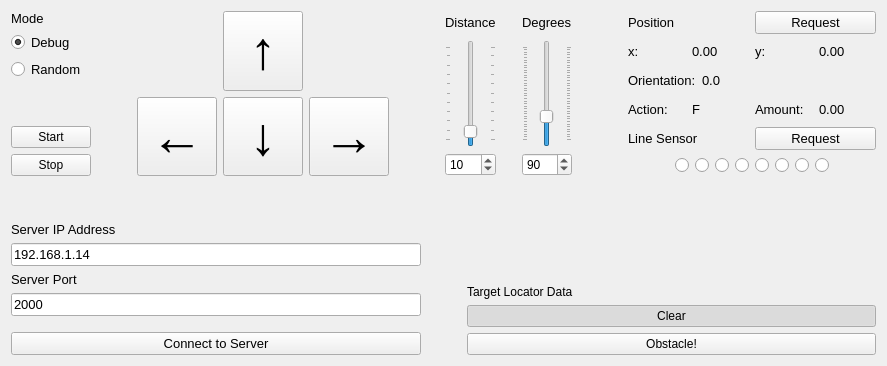
      <widget class="QWidget" name="tab_main">
       <attribute name="title">
        <string>Main</string>
       </attribute>
       <layout class="QGridLayout" name="gridLayout_2">
        <item row="0" column="0">
         <layout class="QVBoxLayout" name="verticalLayout" stretch="10,0,0">
          <item>
           <layout class="QHBoxLayout" name="horizontalLayout" stretch="0,0,1,0,0,0,0,0">
            <property name="bottomMargin">
             <number>0</number>
            </property>
            <item>
             <layout class="QVBoxLayout" name="verticalLayout_7">
              <property name="leftMargin">
               <number>0</number>
              </property>
              <item>
               <widget class="QLabel" name="lbl_mode">
                <property name="font">
                 <font>
                  <pointsize>10</pointsize>
                 </font>
                </property>
                <property name="frameShape">
                 <enum>QFrame::NoFrame</enum>
                </property>
                <property name="frameShadow">
                 <enum>QFrame::Plain</enum>
                </property>
                <property name="text">
                 <string>Mode</string>
                </property>
               </widget>
              </item>
              <item>
               <widget class="QRadioButton" name="rb_debug">
                <property name="font">
                 <font>
                  <pointsize>10</pointsize>
                 </font>
                </property>
                <property name="text">
                 <string>Debug</string>
                </property>
                <property name="checked">
                 <bool>true</bool>
                </property>
               </widget>
              </item>
              <item>
               <widget class="QRadioButton" name="rb_random">
                <property name="font">
                 <font>
                  <pointsize>10</pointsize>
                 </font>
                </property>
                <property name="text">
                 <string>Random</string>
                </property>
               </widget>
              </item>
              <item>
               <spacer name="verticalSpacer">
                <property name="orientation">
                 <enum>Qt::Vertical</enum>
                </property>
                <property name="sizeHint" stdset="0">
                 <size>
                  <width>20</width>
                  <height>40</height>
                 </size>
                </property>
               </spacer>
              </item>
              <item>
               <widget class="QPushButton" name="pb_start">
                <property name="text">
                 <string>Start</string>
                </property>
               </widget>
              </item>
              <item>
               <widget class="QPushButton" name="pb_stop">
                <property name="text">
                 <string>Stop</string>
                </property>
               </widget>
              </item>
             </layout>
            </item>
            <item>
             <spacer name="horizontalSpacer">
              <property name="orientation">
               <enum>Qt::Horizontal</enum>
              </property>
              <property name="sizeHint" stdset="0">
               <size>
                <width>40</width>
                <height>20</height>
               </size>
              </property>
             </spacer>
            </item>
            <item>
             <layout class="QGridLayout" name="gridLayout">
              <item row="3" column="0">
               <widget class="QPushButton" name="pb_left">
                <property name="sizePolicy">
                 <sizepolicy hsizetype="Minimum" vsizetype="Minimum">
                  <horstretch>0</horstretch>
                  <verstretch>0</verstretch>
                 </sizepolicy>
                </property>
                <property name="font">
                 <font>
                  <pointsize>40</pointsize>
                 </font>
                </property>
                <property name="text">
                 <string>←</string>
                </property>
               </widget>
              </item>
              <item row="3" column="3">
               <widget class="QPushButton" name="pb_right">
                <property name="sizePolicy">
                 <sizepolicy hsizetype="Minimum" vsizetype="Minimum">
                  <horstretch>0</horstretch>
                  <verstretch>0</verstretch>
                 </sizepolicy>
                </property>
                <property name="font">
                 <font>
                  <pointsize>40</pointsize>
                 </font>
                </property>
                <property name="text">
                 <string>→</string>
                </property>
               </widget>
              </item>
              <item row="1" column="2">
               <widget class="QPushButton" name="pb_forward">
                <property name="sizePolicy">
                 <sizepolicy hsizetype="Minimum" vsizetype="Minimum">
                  <horstretch>0</horstretch>
                  <verstretch>0</verstretch>
                 </sizepolicy>
                </property>
                <property name="font">
                 <font>
                  <pointsize>40</pointsize>
                 </font>
                </property>
                <property name="autoFillBackground">
                 <bool>false</bool>
                </property>
                <property name="text">
                 <string>↑</string>
                </property>
                <property name="flat">
                 <bool>false</bool>
                </property>
               </widget>
              </item>
              <item row="3" column="2">
               <widget class="QPushButton" name="pb_back">
                <property name="sizePolicy">
                 <sizepolicy hsizetype="Minimum" vsizetype="Minimum">
                  <horstretch>0</horstretch>
                  <verstretch>0</verstretch>
                 </sizepolicy>
                </property>
                <property name="font">
                 <font>
                  <pointsize>40</pointsize>
                  <weight>50</weight>
                  <bold>false</bold>
                  <kerning>true</kerning>
                 </font>
                </property>
                <property name="layoutDirection">
                 <enum>Qt::LeftToRight</enum>
                </property>
                <property name="text">
                 <string>↓</string>
                </property>
               </widget>
              </item>
             </layout>
            </item>
            <item>
             <spacer name="horizontalSpacer_5">
              <property name="orientation">
               <enum>Qt::Horizontal</enum>
              </property>
              <property name="sizeHint" stdset="0">
               <size>
                <width>40</width>
                <height>20</height>
               </size>
              </property>
             </spacer>
            </item>
            <item>
             <layout class="QVBoxLayout" name="verticalLayout_5">
              <property name="spacing">
               <number>6</number>
              </property>
              <property name="leftMargin">
               <number>10</number>
              </property>
              <property name="rightMargin">
               <number>10</number>
              </property>
              <item>
               <widget class="QLabel" name="lbl_distance">
                <property name="sizePolicy">
                 <sizepolicy hsizetype="Preferred" vsizetype="Minimum">
                  <horstretch>0</horstretch>
                  <verstretch>0</verstretch>
                 </sizepolicy>
                </property>
                <property name="minimumSize">
                 <size>
                  <width>0</width>
                  <height>23</height>
                 </size>
                </property>
                <property name="font">
                 <font>
                  <pointsize>10</pointsize>
                 </font>
                </property>
                <property name="text">
                 <string>Distance</string>
                </property>
               </widget>
              </item>
              <item>
               <widget class="QSlider" name="sl_distance">
                <property name="sizePolicy">
                 <sizepolicy hsizetype="Expanding" vsizetype="Expanding">
                  <horstretch>0</horstretch>
                  <verstretch>0</verstretch>
                 </sizepolicy>
                </property>
                <property name="layoutDirection">
                 <enum>Qt::LeftToRight</enum>
                </property>
                <property name="minimum">
                 <number>1</number>
                </property>
                <property name="maximum">
                 <number>100</number>
                </property>
                <property name="value">
                 <number>10</number>
                </property>
                <property name="orientation">
                 <enum>Qt::Vertical</enum>
                </property>
                <property name="tickPosition">
                 <enum>QSlider::TicksBothSides</enum>
                </property>
               </widget>
              </item>
              <item>
               <widget class="QSpinBox" name="sb_distance">
                <property name="minimum">
                 <number>1</number>
                </property>
                <property name="maximum">
                 <number>100</number>
                </property>
                <property name="value">
                 <number>10</number>
                </property>
               </widget>
              </item>
             </layout>
            </item>
            <item>
             <layout class="QVBoxLayout" name="verticalLayout_6" stretch="0,0,0">
              <property name="leftMargin">
               <number>10</number>
              </property>
              <property name="topMargin">
               <number>0</number>
              </property>
              <property name="rightMargin">
               <number>10</number>
              </property>
              <item>
               <widget class="QLabel" name="lbl_degrees">
                <property name="sizePolicy">
                 <sizepolicy hsizetype="Preferred" vsizetype="Minimum">
                  <horstretch>0</horstretch>
                  <verstretch>0</verstretch>
                 </sizepolicy>
                </property>
                <property name="minimumSize">
                 <size>
                  <width>0</width>
                  <height>23</height>
                 </size>
                </property>
                <property name="font">
                 <font>
                  <pointsize>10</pointsize>
                 </font>
                </property>
                <property name="text">
                 <string>Degrees</string>
                </property>
               </widget>
              </item>
              <item>
               <widget class="QSlider" name="sl_degrees">
                <property name="sizePolicy">
                 <sizepolicy hsizetype="Expanding" vsizetype="Expanding">
                  <horstretch>0</horstretch>
                  <verstretch>0</verstretch>
                 </sizepolicy>
                </property>
                <property name="layoutDirection">
                 <enum>Qt::LeftToRight</enum>
                </property>
                <property name="minimum">
                 <number>1</number>
                </property>
                <property name="maximum">
                 <number>360</number>
                </property>
                <property name="value">
                 <number>90</number>
                </property>
                <property name="orientation">
                 <enum>Qt::Vertical</enum>
                </property>
                <property name="tickPosition">
                 <enum>QSlider::TicksBothSides</enum>
                </property>
               </widget>
              </item>
              <item>
               <widget class="QSpinBox" name="sb_degrees">
                <property name="minimum">
                 <number>1</number>
                </property>
                <property name="maximum">
                 <number>360</number>
                </property>
                <property name="value">
                 <number>90</number>
                </property>
               </widget>
              </item>
             </layout>
            </item>
            <item>
             <spacer name="horizontalSpacer_6">
              <property name="orientation">
               <enum>Qt::Horizontal</enum>
              </property>
              <property name="sizeHint" stdset="0">
               <size>
                <width>40</width>
                <height>20</height>
               </size>
              </property>
             </spacer>
            </item>
            <item>
             <layout class="QVBoxLayout" name="verticalLayout_4">
              <item>
               <layout class="QHBoxLayout" name="horizontalLayout_4">
                <item>
                 <widget class="QLabel" name="lbl_position">
                  <property name="font">
                   <font>
                    <pointsize>10</pointsize>
                   </font>
                  </property>
                  <property name="text">
                   <string>Position</string>
                  </property>
                 </widget>
                </item>
                <item>
                 <widget class="QPushButton" name="pb_requestMovement">
                  <property name="font">
                   <font>
                    <pointsize>10</pointsize>
                   </font>
                  </property>
                  <property name="text">
                   <string>Request</string>
                  </property>
                  <property name="checkable">
                   <bool>true</bool>
                  </property>
                 </widget>
                </item>
               </layout>
              </item>
              <item>
               <layout class="QHBoxLayout" name="horizontalLayout_2">
                <item>
                 <widget class="QLabel" name="lbl_x_position">
                  <property name="font">
                   <font>
                    <pointsize>10</pointsize>
                   </font>
                  </property>
                  <property name="text">
                   <string>x: </string>
                  </property>
                 </widget>
                </item>
                <item>
                 <widget class="QLabel" name="lbl_x_positionVal">
                  <property name="font">
                   <font>
                    <pointsize>10</pointsize>
                   </font>
                  </property>
                  <property name="text">
                   <string>0.00</string>
                  </property>
                 </widget>
                </item>
                <item>
                 <widget class="QLabel" name="lbl_y_position">
                  <property name="font">
                   <font>
                    <pointsize>10</pointsize>
                   </font>
                  </property>
                  <property name="text">
                   <string>y: </string>
                  </property>
                 </widget>
                </item>
                <item>
                 <widget class="QLabel" name="lbl_y_positionVal">
                  <property name="font">
                   <font>
                    <pointsize>10</pointsize>
                   </font>
                  </property>
                  <property name="text">
                   <string>0.00</string>
                  </property>
                 </widget>
                </item>
               </layout>
              </item>
              <item>
               <layout class="QHBoxLayout" name="horizontalLayout_3" stretch="0,0,0">
                <property name="spacing">
                 <number>6</number>
                </property>
                <item>
                 <widget class="QLabel" name="lbl_orientation">
                  <property name="font">
                   <font>
                    <pointsize>10</pointsize>
                   </font>
                  </property>
                  <property name="text">
                   <string>Orientation:</string>
                  </property>
                 </widget>
                </item>
                <item>
                 <widget class="QLabel" name="lbl_orientationVal">
                  <property name="font">
                   <font>
                    <pointsize>10</pointsize>
                   </font>
                  </property>
                  <property name="text">
                   <string>0.0</string>
                  </property>
                 </widget>
                </item>
                <item>
                 <spacer name="horizontalSpacer_2">
                  <property name="orientation">
                   <enum>Qt::Horizontal</enum>
                  </property>
                  <property name="sizeType">
                   <enum>QSizePolicy::Fixed</enum>
                  </property>
                  <property name="sizeHint" stdset="0">
                   <size>
                    <width>155</width>
                    <height>20</height>
                   </size>
                  </property>
                 </spacer>
                </item>
               </layout>
              </item>
              <item>
               <layout class="QHBoxLayout" name="horizontalLayout_7">
                <property name="topMargin">
                 <number>0</number>
                </property>
                <item>
                 <widget class="QLabel" name="lbl_action">
                  <property name="font">
                   <font>
                    <pointsize>10</pointsize>
                   </font>
                  </property>
                  <property name="text">
                   <string>Action:</string>
                  </property>
                 </widget>
                </item>
                <item>
                 <widget class="QLabel" name="lbl_actionVal">
                  <property name="font">
                   <font>
                    <pointsize>10</pointsize>
                   </font>
                  </property>
                  <property name="text">
                   <string>F</string>
                  </property>
                 </widget>
                </item>
                <item>
                 <widget class="QLabel" name="lbl_amount">
                  <property name="font">
                   <font>
                    <pointsize>10</pointsize>
                   </font>
                  </property>
                  <property name="text">
                   <string>Amount:</string>
                  </property>
                 </widget>
                </item>
                <item>
                 <widget class="QLabel" name="lbl_amountVal">
                  <property name="font">
                   <font>
                    <pointsize>10</pointsize>
                   </font>
                  </property>
                  <property name="text">
                   <string>0.00</string>
                  </property>
                 </widget>
                </item>
               </layout>
              </item>
              <item>
               <layout class="QHBoxLayout" name="horizontalLayout_6">
                <item>
                 <widget class="QLabel" name="lbl_lineSensor">
                  <property name="font">
                   <font>
                    <pointsize>10</pointsize>
                   </font>
                  </property>
                  <property name="text">
                   <string>Line Sensor</string>
                  </property>
                  <property name="alignment">
                   <set>Qt::AlignLeading|Qt::AlignLeft|Qt::AlignVCenter</set>
                  </property>
                 </widget>
                </item>
                <item>
                 <widget class="QPushButton" name="pb_requestLineSensor">
                  <property name="font">
                   <font>
                    <pointsize>10</pointsize>
                   </font>
                  </property>
                  <property name="text">
                   <string>Request</string>
                  </property>
                  <property name="checkable">
                   <bool>true</bool>
                  </property>
                 </widget>
                </item>
               </layout>
              </item>
              <item>
               <layout class="QHBoxLayout" name="horizontalLayout_5">
                <item>
                 <spacer name="horizontalSpacer_4">
                  <property name="orientation">
                   <enum>Qt::Horizontal</enum>
                  </property>
                  <property name="sizeHint" stdset="0">
                   <size>
                    <width>40</width>
                    <height>20</height>
                   </size>
                  </property>
                 </spacer>
                </item>
                <item>
                 <widget class="QRadioButton" name="rb_lineSensor0">
                  <property name="enabled">
                   <bool>true</bool>
                  </property>
                  <property name="sizePolicy">
                   <sizepolicy hsizetype="Fixed" vsizetype="Fixed">
                    <horstretch>0</horstretch>
                    <verstretch>0</verstretch>
                   </sizepolicy>
                  </property>
                  <property name="contextMenuPolicy">
                   <enum>Qt::DefaultContextMenu</enum>
                  </property>
                  <property name="inputMethodHints">
                   <set>Qt::ImhNone</set>
                  </property>
                  <property name="text">
                   <string/>
                  </property>
                  <property name="autoExclusive">
                   <bool>false</bool>
                  </property>
                 </widget>
                </item>
                <item>
                 <widget class="QRadioButton" name="rb_lineSensor1">
                  <property name="enabled">
                   <bool>true</bool>
                  </property>
                  <property name="sizePolicy">
                   <sizepolicy hsizetype="Fixed" vsizetype="Fixed">
                    <horstretch>0</horstretch>
                    <verstretch>0</verstretch>
                   </sizepolicy>
                  </property>
                  <property name="text">
                   <string/>
                  </property>
                  <property name="checkable">
                   <bool>true</bool>
                  </property>
                  <property name="autoExclusive">
                   <bool>false</bool>
                  </property>
                 </widget>
                </item>
                <item>
                 <widget class="QRadioButton" name="rb_lineSensor2">
                  <property name="enabled">
                   <bool>true</bool>
                  </property>
                  <property name="sizePolicy">
                   <sizepolicy hsizetype="Fixed" vsizetype="Fixed">
                    <horstretch>0</horstretch>
                    <verstretch>0</verstretch>
                   </sizepolicy>
                  </property>
                  <property name="text">
                   <string/>
                  </property>
                  <property name="checkable">
                   <bool>true</bool>
                  </property>
                  <property name="autoExclusive">
                   <bool>false</bool>
                  </property>
                 </widget>
                </item>
                <item>
                 <widget class="QRadioButton" name="rb_lineSensor3">
                  <property name="enabled">
                   <bool>true</bool>
                  </property>
                  <property name="sizePolicy">
                   <sizepolicy hsizetype="Fixed" vsizetype="Fixed">
                    <horstretch>0</horstretch>
                    <verstretch>0</verstretch>
                   </sizepolicy>
                  </property>
                  <property name="text">
                   <string/>
                  </property>
                  <property name="checkable">
                   <bool>true</bool>
                  </property>
                  <property name="autoExclusive">
                   <bool>false</bool>
                  </property>
                 </widget>
                </item>
                <item>
                 <widget class="QRadioButton" name="rb_lineSensor4">
                  <property name="enabled">
                   <bool>true</bool>
                  </property>
                  <property name="sizePolicy">
                   <sizepolicy hsizetype="Fixed" vsizetype="Fixed">
                    <horstretch>0</horstretch>
                    <verstretch>0</verstretch>
                   </sizepolicy>
                  </property>
                  <property name="text">
                   <string/>
                  </property>
                  <property name="checkable">
                   <bool>true</bool>
                  </property>
                  <property name="autoExclusive">
                   <bool>false</bool>
                  </property>
                 </widget>
                </item>
                <item>
                 <widget class="QRadioButton" name="rb_lineSensor5">
                  <property name="enabled">
                   <bool>true</bool>
                  </property>
                  <property name="sizePolicy">
                   <sizepolicy hsizetype="Fixed" vsizetype="Fixed">
                    <horstretch>0</horstretch>
                    <verstretch>0</verstretch>
                   </sizepolicy>
                  </property>
                  <property name="text">
                   <string/>
                  </property>
                  <property name="checkable">
                   <bool>true</bool>
                  </property>
                  <property name="autoExclusive">
                   <bool>false</bool>
                  </property>
                 </widget>
                </item>
                <item>
                 <widget class="QRadioButton" name="rb_lineSensor6">
                  <property name="enabled">
                   <bool>true</bool>
                  </property>
                  <property name="sizePolicy">
                   <sizepolicy hsizetype="Fixed" vsizetype="Fixed">
                    <horstretch>0</horstretch>
                    <verstretch>0</verstretch>
                   </sizepolicy>
                  </property>
                  <property name="text">
                   <string/>
                  </property>
                  <property name="checkable">
                   <bool>true</bool>
                  </property>
                  <property name="autoExclusive">
                   <bool>false</bool>
                  </property>
                 </widget>
                </item>
                <item>
                 <widget class="QRadioButton" name="rb_lineSensor7">
                  <property name="enabled">
                   <bool>true</bool>
                  </property>
                  <property name="sizePolicy">
                   <sizepolicy hsizetype="Fixed" vsizetype="Fixed">
                    <horstretch>0</horstretch>
                    <verstretch>0</verstretch>
                   </sizepolicy>
                  </property>
                  <property name="text">
                   <string/>
                  </property>
                  <property name="checkable">
                   <bool>true</bool>
                  </property>
                  <property name="autoExclusive">
                   <bool>false</bool>
                  </property>
                 </widget>
                </item>
                <item>
                 <spacer name="horizontalSpacer_3">
                  <property name="orientation">
                   <enum>Qt::Horizontal</enum>
                  </property>
                  <property name="sizeHint" stdset="0">
                   <size>
                    <width>40</width>
                    <height>20</height>
                   </size>
                  </property>
                 </spacer>
                </item>
               </layout>
              </item>
             </layout>
            </item>
           </layout>
          </item>
          <item>
           <spacer name="verticalSpacer_4">
            <property name="orientation">
             <enum>Qt::Vertical</enum>
            </property>
            <property name="sizeHint" stdset="0">
             <size>
              <width>20</width>
              <height>40</height>
             </size>
            </property>
           </spacer>
          </item>
          <item>
           <layout class="QHBoxLayout" name="horizontalLayout_35" stretch="1,1,1">
            <property name="topMargin">
             <number>0</number>
            </property>
            <item>
             <layout class="QVBoxLayout" name="verticalLayout_3" stretch="0,0,0,0,0,0">
              <item>
               <widget class="QLabel" name="lbl_IPAddress">
                <property name="font">
                 <font>
                  <pointsize>10</pointsize>
                 </font>
                </property>
                <property name="text">
                 <string>Server IP Address</string>
                </property>
               </widget>
              </item>
              <item>
               <widget class="QLineEdit" name="le_IPAddress">
                <property name="font">
                 <font>
                  <pointsize>10</pointsize>
                 </font>
                </property>
                <property name="text">
                 <string>192.168.1.14</string>
                </property>
               </widget>
              </item>
              <item>
               <widget class="QLabel" name="lbl_port">
                <property name="font">
                 <font>
                  <pointsize>10</pointsize>
                 </font>
                </property>
                <property name="text">
                 <string>Server Port</string>
                </property>
               </widget>
              </item>
              <item>
               <widget class="QLineEdit" name="le_port">
                <property name="enabled">
                 <bool>true</bool>
                </property>
                <property name="font">
                 <font>
                  <pointsize>10</pointsize>
                 </font>
                </property>
                <property name="text">
                 <string>2000</string>
                </property>
               </widget>
              </item>
              <item>
               <spacer name="verticalSpacer_3">
                <property name="orientation">
                 <enum>Qt::Vertical</enum>
                </property>
                <property name="sizeType">
                 <enum>QSizePolicy::Fixed</enum>
                </property>
                <property name="sizeHint" stdset="0">
                 <size>
                  <width>20</width>
                  <height>10</height>
                 </size>
                </property>
               </spacer>
              </item>
              <item>
               <widget class="QPushButton" name="pb_connectToServer">
                <property name="font">
                 <font>
                  <pointsize>10</pointsize>
                 </font>
                </property>
                <property name="text">
                 <string>Connect to Server</string>
                </property>
                <property name="checkable">
                 <bool>false</bool>
                </property>
                <property name="checked">
                 <bool>false</bool>
                </property>
               </widget>
              </item>
             </layout>
            </item>
            <item>
             <spacer name="horizontalSpacer_8">
              <property name="orientation">
               <enum>Qt::Horizontal</enum>
              </property>
              <property name="sizeType">
               <enum>QSizePolicy::Fixed</enum>
              </property>
              <property name="sizeHint" stdset="0">
               <size>
                <width>40</width>
                <height>20</height>
               </size>
              </property>
             </spacer>
            </item>
            <item>
             <layout class="QVBoxLayout" name="verticalLayout_11">
              <property name="rightMargin">
               <number>0</number>
              </property>
              <item>
               <spacer name="verticalSpacer_2">
                <property name="orientation">
                 <enum>Qt::Vertical</enum>
                </property>
                <property name="sizeHint" stdset="0">
                 <size>
                  <width>20</width>
                  <height>40</height>
                 </size>
                </property>
               </spacer>
              </item>
              <item>
               <widget class="QLabel" name="lb_targetLocatorData">
                <property name="text">
                 <string>Target Locator Data</string>
                </property>
               </widget>
              </item>
              <item>
               <widget class="QPushButton" name="pb_clear">
                <property name="text">
                 <string>Clear</string>
                </property>
                <property name="checkable">
                 <bool>true</bool>
                </property>
                <property name="checked">
                 <bool>true</bool>
                </property>
                <property name="default">
                 <bool>false</bool>
                </property>
               </widget>
              </item>
              <item>
               <widget class="QPushButton" name="pb_obstacle">
                <property name="text">
                 <string>Obstacle!</string>
                </property>
                <property name="checkable">
                 <bool>true</bool>
                </property>
               </widget>
              </item>
             </layout>
            </item>
           </layout>
          </item>
         </layout>
        </item>
       </layout>
      </widget>
